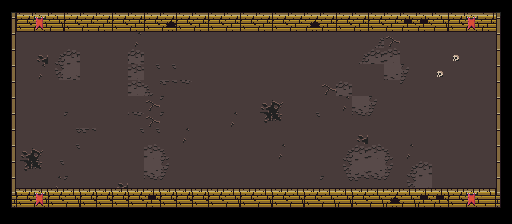

This game map was drawn from its Tiled (.tmx) file and the tilesets committed beside it. A one-line description and the full map source follow:
An orthogonal 32x14 tile map with 16x16 px tiles, 4 tile layers (Floor1, Floor2 (Decoration), Walls (Collidable), Items1 (Collidable)).

<map version="1.2" tiledversion="1.2.1" orientation="orthogonal" renderorder="right-down" width="32" height="14" tilewidth="16" tileheight="16" infinite="0" nextlayerid="6" nextobjectid="1">
 <tileset firstgid="1" source="../../tilesets/actual/UltimateTileset.tsx" />
 <layer id="2" name="Floor1" width="32" height="14">
  <data encoding="csv">
0,0,0,0,0,0,0,0,0,0,0,0,0,0,0,0,0,0,0,0,0,0,0,0,0,0,0,0,0,0,0,0,
0,0,0,0,0,0,0,0,0,0,0,0,0,0,0,0,0,0,0,0,0,0,0,0,0,0,0,0,0,0,0,0,
0,143,143,143,143,143,143,143,131,143,143,143,143,143,143,143,143,143,143,143,143,143,143,117,114,143,143,143,143,143,143,0,
0,143,129,117,118,143,143,143,118,143,143,143,143,143,143,143,143,143,143,143,143,143,117,118,119,143,143,143,143,143,143,0,
0,143,131,133,134,143,143,143,119,149,149,143,143,143,143,143,143,143,143,143,143,143,143,143,135,136,143,143,143,143,143,0,
0,143,143,143,143,143,143,143,119,120,150,151,143,143,143,143,143,143,143,143,114,118,143,143,143,152,143,143,143,143,143,0,
0,143,143,143,143,143,143,143,143,114,152,143,143,143,143,143,129,130,143,143,143,131,135,136,143,143,143,143,143,143,143,0,
0,143,143,143,152,143,143,143,151,114,152,143,143,143,131,143,145,146,143,149,143,143,151,152,143,143,143,143,143,143,143,0,
0,143,143,143,149,150,143,143,149,149,143,131,143,143,143,143,143,143,143,143,143,143,129,143,143,143,143,143,143,143,143,0,
0,129,130,143,149,143,143,143,143,119,120,143,143,143,143,143,143,131,143,143,143,117,118,119,120,131,143,143,143,143,143,0,
0,145,146,149,143,143,143,143,143,135,136,143,143,143,143,143,143,143,143,143,143,133,134,135,136,117,118,143,143,143,143,0,
0,143,143,131,152,143,143,129,143,151,152,143,143,143,143,143,143,143,143,143,152,149,150,151,152,133,134,143,143,143,143,0,
0,149,150,151,152,152,152,152,152,152,152,152,152,152,152,152,152,152,152,152,152,149,150,151,152,149,150,151,152,152,152,0,
0,0,0,0,0,0,0,0,0,0,0,0,0,0,0,0,0,0,0,0,0,0,0,0,0,0,0,0,0,0,0,0
</data>
 </layer>
 <layer id="3" name="Floor2 (Decoration)" width="32" height="14">
  <data encoding="csv">
0,0,0,0,0,0,0,0,0,0,0,0,0,0,0,0,0,0,0,0,0,0,0,0,0,0,0,0,0,0,0,0,
0,0,0,0,0,0,0,0,0,0,0,0,0,0,0,0,0,0,0,0,0,0,0,0,0,0,0,0,0,0,0,0,
0,0,0,0,0,0,0,0,0,0,0,0,0,0,0,0,0,0,0,0,0,0,0,0,0,0,0,0,0,0,0,0,
0,0,0,0,0,0,0,0,0,0,0,0,0,0,0,0,0,0,0,0,0,0,0,0,0,0,0,0,0,0,0,0,
0,0,0,0,0,0,0,0,0,0,0,0,0,0,0,0,0,0,0,0,0,0,0,0,0,0,0,0,0,0,0,0,
0,0,0,0,0,0,0,0,0,0,0,0,0,0,0,0,0,0,0,0,0,0,0,0,0,0,0,0,0,0,0,0,
0,0,0,0,0,0,0,0,0,0,0,0,0,0,0,0,0,0,0,0,0,0,0,0,0,0,0,0,0,0,0,0,
0,0,0,0,0,0,0,0,0,0,0,0,0,0,0,0,0,0,0,0,0,0,0,0,0,0,0,0,0,0,0,0,
0,0,0,0,0,0,0,0,0,0,0,0,0,0,0,0,0,0,0,0,0,0,0,0,0,0,0,0,0,0,0,0,
0,0,0,0,0,0,0,0,0,0,0,0,0,0,0,0,0,0,0,0,0,0,0,0,0,0,0,0,0,0,0,0,
0,0,0,0,0,0,0,0,0,0,0,0,0,0,0,0,0,0,0,0,0,0,0,0,0,0,0,0,0,0,0,0,
0,0,0,0,0,0,0,0,0,0,0,0,0,0,0,0,0,0,0,0,0,0,0,0,0,0,0,0,0,0,0,0,
0,0,0,0,0,0,0,0,0,0,0,0,0,0,0,0,0,0,0,0,0,0,0,0,0,0,0,0,0,0,0,0,
0,0,0,0,0,0,0,0,0,0,0,0,0,0,0,0,0,0,0,0,0,0,0,0,0,0,0,0,0,0,0,0
</data>
 </layer>
 <layer id="4" name="Walls (Collidable)" width="32" height="14">
  <data encoding="csv">
57,60,60,60,60,60,60,60,60,60,60,60,60,60,60,60,60,60,60,60,60,60,60,60,60,60,60,60,60,60,61,58,
77,28,29,30,28,29,29,28,29,28,46,28,29,28,29,28,29,28,29,46,29,28,29,28,29,45,45,30,28,28,29,78,
77,0,0,0,0,0,0,0,0,0,0,0,0,0,0,0,0,0,0,0,0,0,0,0,248,0,248,0,0,0,0,78,
77,0,0,0,0,0,0,0,0,0,0,0,0,0,0,0,0,0,0,0,0,0,0,0,0,0,0,0,0,0,0,78,
77,0,0,0,0,0,0,0,0,0,0,0,0,0,0,0,0,0,0,0,0,0,0,0,0,0,0,0,0,0,0,78,
77,0,0,0,0,0,0,0,0,0,0,0,0,0,0,0,0,0,0,0,0,0,0,0,0,0,0,0,0,0,0,78,
77,0,0,0,0,0,0,0,0,0,0,0,0,0,0,0,0,0,0,0,0,0,0,0,0,0,0,0,0,0,0,78,
77,0,0,0,0,0,0,0,0,0,0,0,0,0,0,0,0,0,0,0,0,0,0,0,0,0,0,0,0,0,0,78,
77,0,0,0,0,0,0,0,0,0,0,0,0,0,0,0,0,0,0,0,0,0,0,0,0,0,0,0,0,0,0,78,
77,0,0,0,0,0,0,0,0,0,0,0,0,0,0,0,0,0,0,0,0,0,0,0,0,0,0,0,0,0,0,78,
77,0,0,0,0,0,0,0,0,0,0,0,0,0,0,0,0,0,0,0,0,0,0,0,0,0,0,0,0,0,0,78,
77,62,62,62,62,62,62,62,62,62,62,62,62,62,62,62,62,62,62,62,62,62,62,62,62,62,62,62,62,62,62,78,
93,28,28,28,30,28,28,28,28,45,28,28,28,28,30,28,30,28,30,28,30,30,28,30,46,30,45,45,28,30,31,94,
0,0,0,0,0,0,0,0,0,0,0,0,0,0,0,0,0,0,0,0,0,0,0,0,0,0,0,0,0,0,0,0
</data>
 </layer>
 <layer id="5" name="Items1 (Collidable)" width="32" height="14">
  <data encoding="csv">
0,0,0,0,0,0,0,0,0,0,0,0,0,0,0,0,0,0,0,0,0,0,0,0,0,0,0,0,0,0,0,0,
0,0,14,0,0,0,0,0,0,0,0,0,0,0,0,0,0,0,0,0,0,0,0,0,0,0,0,0,0,14,0,0,
0,0,0,0,0,0,0,0,0,0,0,0,0,0,0,0,0,0,0,0,0,0,0,0,0,0,0,0,0,0,0,0,
0,0,0,0,0,0,0,0,0,0,0,0,0,0,0,0,0,0,0,0,0,0,0,0,0,0,0,0,222,0,0,0,
0,0,0,0,0,0,0,0,0,0,0,0,0,0,0,0,0,0,0,0,0,0,0,0,0,0,0,222,0,0,0,0,
0,0,0,0,0,0,0,0,0,0,0,0,0,0,0,0,0,0,0,0,0,0,0,0,0,0,0,0,0,0,0,0,
0,0,0,0,0,0,0,0,0,0,0,0,0,0,0,0,0,0,0,0,0,0,0,0,0,0,0,0,0,0,0,0,
0,0,0,0,0,0,0,0,0,0,0,0,0,0,0,0,0,0,0,0,0,0,0,0,0,0,0,0,0,0,0,0,
0,0,0,0,0,0,0,0,0,0,0,0,0,0,0,0,0,0,0,0,0,0,0,0,0,0,0,0,0,0,0,0,
0,0,0,0,0,0,0,0,0,0,0,0,0,0,0,0,0,0,0,0,0,0,0,0,0,0,0,0,0,0,0,0,
0,0,0,0,0,0,0,0,0,0,0,0,0,0,0,0,0,0,0,0,0,0,0,0,0,0,0,0,0,0,0,0,
0,0,0,0,0,0,0,0,0,0,0,0,0,0,0,0,0,0,0,0,0,0,0,0,0,0,0,0,0,0,0,0,
0,0,14,0,0,0,0,0,0,0,0,0,0,0,0,0,0,0,0,0,0,0,0,0,0,0,0,0,0,14,0,0,
0,0,0,0,0,0,0,0,0,0,0,0,0,0,0,0,0,0,0,0,0,0,0,0,0,0,0,0,0,0,0,0
</data>
 </layer>
</map>
